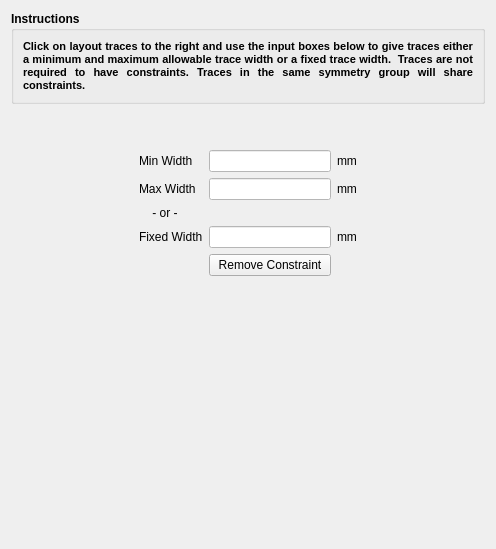
      <widget class="QWidget" name="page_10">
       <property name="geometry">
        <rect>
         <x>0</x>
         <y>0</y>
         <width>496</width>
         <height>549</height>
        </rect>
       </property>
       <attribute name="label">
        <string>Constraint Creation</string>
       </attribute>
       <layout class="QGridLayout" name="gridLayout_6">
        <item row="6" column="1">
         <widget class="QLabel" name="label_9">
          <property name="text">
           <string>Min Width</string>
          </property>
          <property name="buddy">
           <cstring>txt_minWidth</cstring>
          </property>
         </widget>
        </item>
        <item row="6" column="2">
         <widget class="QLineEdit" name="txt_minWidth">
          <property name="styleSheet">
           <string notr="true">background-color: rgb(255, 255, 255);</string>
          </property>
         </widget>
        </item>
        <item row="7" column="1">
         <widget class="QLabel" name="label_10">
          <property name="text">
           <string>Max Width</string>
          </property>
          <property name="buddy">
           <cstring>txt_maxWidth</cstring>
          </property>
         </widget>
        </item>
        <item row="7" column="2">
         <widget class="QLineEdit" name="txt_maxWidth">
          <property name="styleSheet">
           <string notr="true">background-color: rgb(255, 255, 255);</string>
          </property>
         </widget>
        </item>
        <item row="10" column="1">
         <widget class="QLabel" name="label_11">
          <property name="text">
           <string>Fixed Width</string>
          </property>
          <property name="buddy">
           <cstring>txt_fixedWidth</cstring>
          </property>
         </widget>
        </item>
        <item row="10" column="2">
         <widget class="QLineEdit" name="txt_fixedWidth">
          <property name="styleSheet">
           <string notr="true">background-color: rgb(255, 255, 255);</string>
          </property>
         </widget>
        </item>
        <item row="12" column="2">
         <spacer name="verticalSpacer">
          <property name="orientation">
           <enum>Qt::Vertical</enum>
          </property>
          <property name="sizeHint" stdset="0">
           <size>
            <width>20</width>
            <height>40</height>
           </size>
          </property>
         </spacer>
        </item>
        <item row="6" column="0">
         <spacer name="horizontalSpacer_5">
          <property name="orientation">
           <enum>Qt::Horizontal</enum>
          </property>
          <property name="sizeHint" stdset="0">
           <size>
            <width>40</width>
            <height>20</height>
           </size>
          </property>
         </spacer>
        </item>
        <item row="6" column="4">
         <spacer name="horizontalSpacer_6">
          <property name="orientation">
           <enum>Qt::Horizontal</enum>
          </property>
          <property name="sizeHint" stdset="0">
           <size>
            <width>40</width>
            <height>20</height>
           </size>
          </property>
         </spacer>
        </item>
        <item row="8" column="1" colspan="2">
         <widget class="QLabel" name="label_8">
          <property name="text">
           <string>    - or -</string>
          </property>
          <property name="alignment">
           <set>Qt::AlignLeading|Qt::AlignLeft|Qt::AlignVCenter</set>
          </property>
         </widget>
        </item>
        <item row="6" column="3">
         <widget class="QLabel" name="label_3">
          <property name="text">
           <string>mm</string>
          </property>
         </widget>
        </item>
        <item row="7" column="3">
         <widget class="QLabel" name="label_22">
          <property name="text">
           <string>mm</string>
          </property>
         </widget>
        </item>
        <item row="10" column="3">
         <widget class="QLabel" name="label_23">
          <property name="text">
           <string>mm</string>
          </property>
         </widget>
        </item>
        <item row="2" column="1">
         <spacer name="verticalSpacer_11">
          <property name="orientation">
           <enum>Qt::Vertical</enum>
          </property>
          <property name="sizeType">
           <enum>QSizePolicy::Fixed</enum>
          </property>
          <property name="sizeHint" stdset="0">
           <size>
            <width>20</width>
            <height>40</height>
           </size>
          </property>
         </spacer>
        </item>
        <item row="0" column="0" colspan="5">
         <widget class="QGroupBox" name="groupBox_2">
          <property name="minimumSize">
           <size>
            <width>0</width>
            <height>0</height>
           </size>
          </property>
          <property name="font">
           <font>
            <weight>75</weight>
            <bold>true</bold>
           </font>
          </property>
          <property name="title">
           <string>Instructions</string>
          </property>
          <layout class="QGridLayout" name="gridLayout_11">
           <item row="0" column="0">
            <widget class="QLabel" name="label_6">
             <property name="text">
              <string>&lt;!DOCTYPE HTML PUBLIC &quot;-//W3C//DTD HTML 4.0//EN&quot; &quot;http://www.w3.org/TR/REC-html40/strict.dtd&quot;&gt;
&lt;html&gt;&lt;head&gt;&lt;meta name=&quot;qrichtext&quot; content=&quot;1&quot; /&gt;&lt;style type=&quot;text/css&quot;&gt;
p, li { white-space: pre-wrap; }
&lt;/style&gt;&lt;/head&gt;&lt;body style=&quot; font-family:'MS Shell Dlg 2'; font-size:8.25pt; font-weight:600; font-style:normal;&quot;&gt;
&lt;p align=&quot;justify&quot; style=&quot; margin-top:0px; margin-bottom:0px; margin-left:0px; margin-right:0px; -qt-block-indent:0; text-indent:0px;&quot;&gt;&lt;span style=&quot; font-size:8pt;&quot;&gt;Click on layout traces to the right and use the input boxes below to give traces either a minimum and maximum allowable trace width or a fixed trace width.  Traces are not required to have constraints. Traces in the same symmetry group will share constraints.&lt;/span&gt;&lt;/p&gt;&lt;/body&gt;&lt;/html&gt;</string>
             </property>
             <property name="wordWrap">
              <bool>true</bool>
             </property>
            </widget>
           </item>
          </layout>
         </widget>
        </item>
        <item row="11" column="2">
         <widget class="QPushButton" name="btn_remove_constraint">
          <property name="text">
           <string>Remove Constraint</string>
          </property>
         </widget>
        </item>
       </layout>
      </widget>
